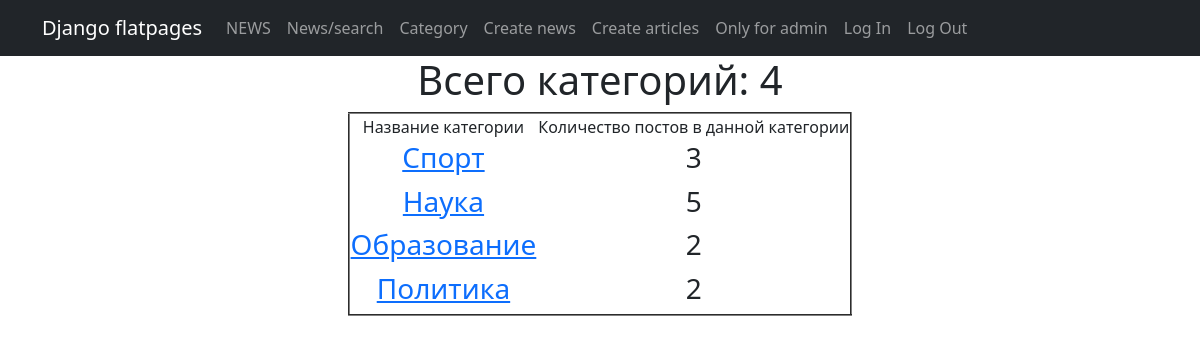
The page /news/category/ on the database its author committed.
### news/models.py (models this page shows, shortened)
class Category(models.Model):
    name = models.CharField(max_length=255, unique=True)
    subscribers = models.ManyToManyField(User, through='CategorySubscribers')
    def get_absolute_url(self):
        return reverse(
            'news:category_detail',
            args=[self.id]
        )
    def get_post(self):
        return self.post_set.all()

### news/views.py (the view)
# urls.py: path('category/', CategoryList.as_view(), name='category_list'),
class CategoryList(ListView):
    model = Category
    template_name = 'category_list.html'
    context_object_name = 'category'

### templates/category_list.html (shortened to what this page needs)
{% extends 'flatpages/default.html' %}
{% load custom_filter %}
{% block content %}
<h1>Всего категорий: {{ category|length }}</h1>
<table border="2" align="center">
    <tr>
        <td>Название категории</td>
        <td>Количество постов в данной категории</td>
    </tr>
{% for categ in category %}
<tr align="center">
    <td>
        <a href="{{ categ.get_absolute_url }}">
        <h3>{{ categ.name }}</h3>
    </a>
    </td>
    <td><h3>{{ categ.get_post|length }}</h3></td>
</tr>
{% endfor %}
</table>
{% endblock %}

### rows shown on the page
Category: name "Спорт", get_post|length "3"
Category: name "Наука", get_post|length "5"
Category: name "Образование", get_post|length "2"
Category: name "Политика", get_post|length "2"

### other values the page prints
{{ category|length }} "4"
